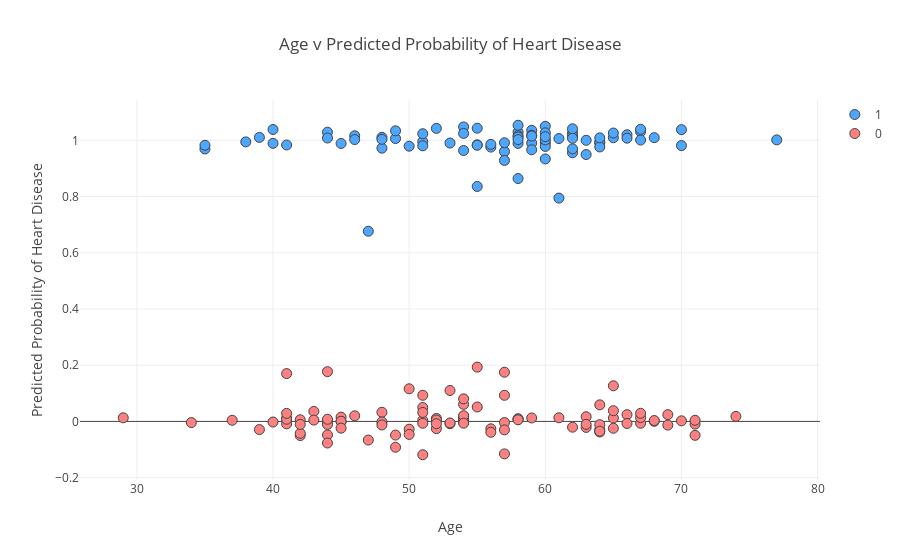

This figure's notebook cell:
### Code cell
compare = pd.read_csv('./data/train_labels.csv')
values = pd.read_csv('./data/train_values.csv')
compare['predictions'] = pred2
compare['age'] = values.age
compare['sex'] = values.sex

present = compare[compare.heart_disease_present == 1]
notPresent = compare[compare.heart_disease_present == 0]

heart_disease_present = go.Scatter(
    x = present.age,
    y = present.predictions,
    mode = 'markers',
    name = "1",
    marker = dict( size = 10,
            color = '#4da6ff',
            line = dict(width = 1)
    )
)

heart_disease_not_present = go.Scatter(
    x = notPresent.age,
    y = notPresent.predictions,
    mode = 'markers',
    name = "0",
    marker = dict( size = 10,
            color = '#ff8080',
            line = dict(width = 1)
)
)
data1 = [heart_disease_present,heart_disease_not_present]
    
layout1 = dict(title= 'Age v Predicted Probability of Heart Disease',
    hovermode= 'closest',
    xaxis= dict(
        title= 'Age',
    ),
    yaxis=dict(
        title= 'Predicted Probability of Heart Disease',
    )
)

fig = go.Figure(data=data1, layout=layout1)
iplot(fig)

### Figure 1 — Plotly figure (JSON) as saved in the notebook; plotly's stock layout.template omitted (floating-point values rounded to 4 significant figures)
{"data": [{"marker": {"color": "#4da6ff", "line": {"width": 1}, "size": 10}, "mode": "markers", "name": "1", "type": "scatter", "uid": "d7e2be4c-7e7f-4eda-8c6e-197a574b9da7", "x": [77, 40, 60, 57, 59, 64, 38, 50, 60, 58, 60, 65, 53, 58, 52, 57, 62, 46, 63, 56, 61, 54, 62, 44, 51, 56, 35, 70, 49, 59, 66, 54, 60, 63, 54, 48, 58, 49, 59, 67, 60, 64, 59, 55, 48, 51, 68, 41, 55, 62, 65, 67, 70, 64, 58, 58, 48, 62, 55, 40, 58, 61, 47, 57, 35, 44, 62, 59, 60, 60, 62, 45, 46, 58, 66, 39, 51, 67, 55, 64], "y": [1.002, 1.039, 0.991, 0.9601, 1.036, 0.9916, 0.9944, 0.9791, 1.05, 1.029, 1.027, 1.009, 0.9904, 1.054, 1.043, 0.9913, 1.027, 1.016, 0.9494, 0.976, 0.7945, 1.048, 0.9557, 1.029, 0.9955, 0.9858, 0.9693, 1.038, 1.006, 0.9904, 1.02, 1.025, 0.9783, 1.0, 0.9639, 0.9722, 1.016, 1.034, 0.9664, 1.031, 1.002, 0.9929, 1.018, 1.043, 1.011, 0.9805, 1.01, 0.9835, 0.836, 1.016, 1.026, 1.039, 0.9813, 0.9765, 1.012, 0.9891, 1.004, 0.9697, 0.9842, 0.9893, 1.003, 1.006, 0.6766, 0.9286, 0.9825, 1.008, 1.041, 1.015, 0.9338, 1.013, 1.007, 0.9889, 1.003, 0.8641, 1.008, 1.01, 1.024, 1.001, 0.9826, 1.009]}, {"marker": {"color": "#ff8080", "line": {"width": 1}, "size": 10}, "mode": "markers", "name": "0", "type": "scatter", "uid": "27ec4f30-8250-4fc2-bfb7-6790d74b3480", "x": [45, 54, 59, 42, 50, 66, 42, 45, 45, 29, 71, 52, 67, 66, 70, 68, 57, 52, 51, 41, 64, 48, 57, 62, 74, 61, 63, 71, 65, 54, 51, 71, 46, 43, 44, 42, 67, 45, 50, 43, 55, 44, 47, 52, 37, 52, 53, 51, 41, 57, 55, 49, 54, 44, 68, 69, 65, 58, 39, 56, 51, 64, 64, 54, 51, 64, 50, 41, 58, 41, 34, 57, 53, 65, 42, 54, 51, 58, 41, 65, 44, 44, 56, 44, 63, 40, 54, 54, 69, 48, 44, 49, 53, 67, 57, 63, 64, 54, 48, 54], "y": [0.0151, 0.01775, 0.01229, -0.05036, -0.02773, 0.02401, 0.005833, -0.0005595, 0.000717, 0.01284, -0.04957, -0.02568, -0.006509, -0.007386, 0.00202, 0.0002693, 0.175, 0.01063, 0.09297, 0.01156, -0.03759, 0.03252, -0.004005, -0.02054, 0.0179, 0.01303, -0.02131, -0.009392, 0.01205, 0.00896, 0.003696, 0.003909, 0.01991, 0.03557, 0.001453, -0.04235, 0.01363, -0.02397, 0.1161, 0.004698, 0.05134, -0.0482, -0.06631, 0.004979, 0.004001, -0.008148, -0.008089, 0.04946, -0.008619, -0.1155, 0.1932, -0.04861, -0.002338, -0.004799, 0.003207, -0.013, 0.03814, 0.008311, -0.029, -0.02627, -0.1186, -0.02932, -0.01151, 0.006839, 0.03196, 0.05897, -0.04625, 0.1701, 0.00959, 0.007765, -0.004103, 0.09296, -0.005443, 0.1268, -0.01061, 0.0005422, -0.006684, 0.00576, 0.02861, -0.0244, -0.01061, 0.00768, -0.03861, -0.07677, 0.01672, -0.002096, 0.06065, 0.02008, 0.02415, -0.002087, 0.177, -0.09192, 0.11, 0.02893, -0.03015, -0.01052, -0.03463, 0.08026, -0.01265, -0.006245]}], "layout": {"hovermode": "closest", "title": "Age v Predicted Probability of Heart Disease", "xaxis": {"title": "Age"}, "yaxis": {"title": "Predicted Probability of Heart Disease"}}}
